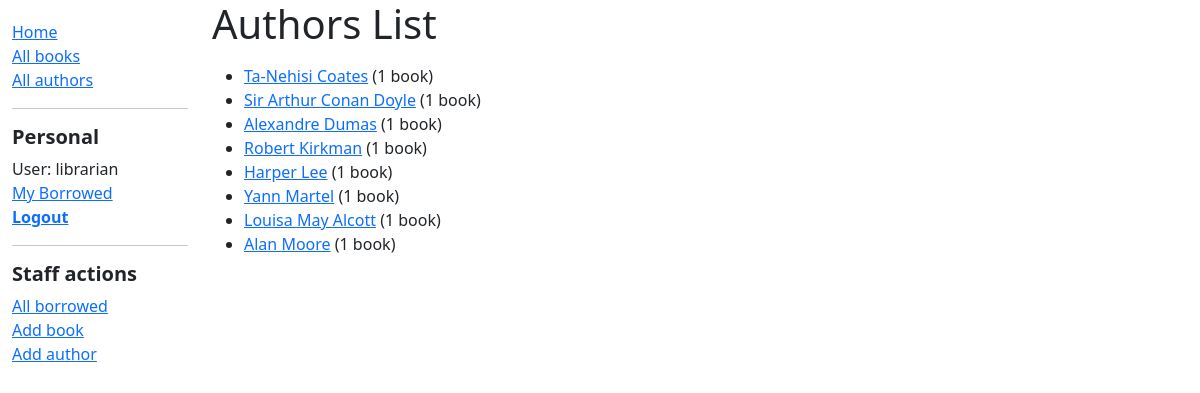
Screenshot of /catalog/authors/ (signed in) with the database file from the repository.
### catalog/models.py (models this page shows, shortened)
class Author(models.Model):
    first_name = models.CharField(max_length=100)
    last_name = models.CharField(max_length=100)
    date_of_birth = models.DateField(null=True, blank=True)
    date_of_death = models.DateField('died', null=True, blank=True)
    def get_absolute_url(self):
        return reverse('author-detail', args=[str(self.id)])
    @property
    def get_books_count(self):
        authors_books = Book.objects.filter(author__id=self.id).count()
        if authors_books == 0:
            return "No books"
        elif authors_books == 1:
            return "1 book"
        else:
            return f'{authors_books} books'
    class Meta:
        ordering = ['last_name']

### catalog/views.py (the view)
class AuthorListView(generic.ListView):
    model = Author
    paginate_by = 10

### templates/catalog/author_list.html (shortened to what this page needs)
{% extends "catalog/../base_generic.html" %}
{% block content %}
    <h1>Authors List</h1>
    {% if author_list %}
    <ul>
      {% for author in author_list %}
      <li>
        <a href="{{ author.get_absolute_url }}">{{ author.first_name }} {{ author.last_name }}</a> ({{ author.get_books_count }})
      </li>
      {% endfor %}
    </ul>
    {% else %}
      <p>There are no added authors.</p>
    {% endif %}
{% endblock %}

### templates/base_generic.html (shortened to what this page needs)
<!DOCTYPE html>
<html lang="en">
<head>
  <link href="https://cdn.jsdelivr.net/npm/bootstrap@5.0.2/dist/css/bootstrap.min.css" rel="stylesheet">
  {% load static %}
  <link rel="stylesheet" href="{% static 'css/styles.css' %}">
</head>
<body>
  <div class="container-fluid">
    <div class="row">
      <div class="col-sm-2">
      {% block sidebar %}
      <ul class="sidebar-nav">
          <li><a href="{% url 'index' %}">Home</a></li>
          <li><a href="{% url 'books' %}">All books</a></li>
          <li><a href="{% url 'authors' %}">All authors</a></li>
            <hr>
            {% if user.is_authenticated %}
                <h5><strong>Personal</strong></h5>
                <li>User: {{ user.get_username }}</li>
                <li><a href="{% url 'my-borrowed' %}">My Borrowed</a></li>
                <li><a href="{% url 'logout'%}?next={{request.path}}"><strong>Logout</strong></a></li>
                {% if perms.catalog.can_view_all %}
                    <hr>
                    <h5><strong>Staff actions</strong></h5>
                    <li><a href="{% url 'all-borrowed'%}">All borrowed</a></li>
                    <li><a href="{% url 'book_create' %}">Add book</a></li>
                    <li><a href="{% url 'author_create' %}">Add author</a></li>
                {% endif %}
            {% else %}
                <li><a href="{% url 'login'%}?next={{request.path}}">Login</a></li>
            {% endif %}
      </ul>
     {% endblock %}
      </div>
      <div class="col-sm-10 ">
      {% block content %}
      {% endblock %}
      </div>
    </div>
  </div>
</body>
</html>

### catalog/static/css/styles.css (style rules this page uses)
.sidebar-nav { margin-top: 20px; padding: 0; list-style: none; }

### rows the page displays
Author: first_name "Ta-Nehisi", last_name "Coates", get_books_count "1 book"
Author: first_name "Sir Arthur", last_name "Conan Doyle", get_books_count "1 book"
Author: first_name "Alexandre", last_name "Dumas", get_books_count "1 book"
Author: first_name "Robert", last_name "Kirkman", get_books_count "1 book"
Author: first_name "Harper", last_name "Lee", get_books_count "1 book"
Author: first_name "Yann", last_name "Martel", get_books_count "1 book"
Author: first_name "Louisa", last_name "May Alcott", get_books_count "1 book"
Author: first_name "Alan", last_name "Moore", get_books_count "1 book"

### other values shown
{{ user.get_username }} "librarian"
